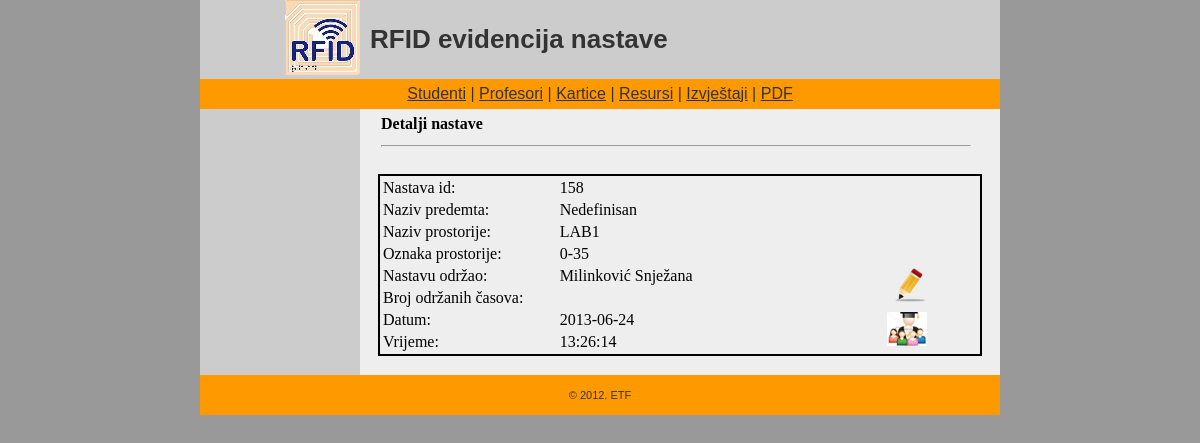
The page /?page=nastava_detalji&id=158 on the database its author committed.
### tables this page shows
CREATE TABLE IF NOT EXISTS `nastava` (
  `id` bigint(20) NOT NULL AUTO_INCREMENT,
  `resursi_id` int(11) DEFAULT NULL,
  `nastavnik_id` int(11) DEFAULT NULL,
  `predmet_id` int(11) DEFAULT NULL,
  `broj_casova` int(11) DEFAULT NULL,
  `datum` date NOT NULL,
  `vrijeme` time NOT NULL,
  PRIMARY KEY (`id`),
  KEY `fk_odrzava_u` (`resursi_id`),
  KEY `fk_predaje` (`nastavnik_id`),
  KEY `fk_se_odrzava` (`predmet_id`)
);

CREATE TABLE IF NOT EXISTS `predmet` (
  `id` int(11) NOT NULL AUTO_INCREMENT,
  `naziv_predmeta` varchar(100) DEFAULT NULL,
  `sifra_predmeta` varchar(20) DEFAULT NULL,
  `broj_predavanja` int(11) DEFAULT NULL,
  `broj_vjezbi` int(11) DEFAULT NULL,
  PRIMARY KEY (`id`)
);

CREATE TABLE IF NOT EXISTS `resursi` (
  `id` int(11) NOT NULL AUTO_INCREMENT,
  `naziv` varchar(100) DEFAULT NULL,
  `oznaka` varchar(10) DEFAULT NULL,
  `ip_adresa` varchar(20) DEFAULT NULL,
  PRIMARY KEY (`id`)
);

CREATE TABLE IF NOT EXISTS `nastavnik` (
  `id` int(11) NOT NULL AUTO_INCREMENT,
  `prezime` varchar(50) NOT NULL,
  `ime` varchar(50) NOT NULL,
  `username` varchar(50) DEFAULT NULL,
  `password` varchar(50) DEFAULT NULL,
  `email` text,
  `pol` text,
  `tip_korisnika` int(11) NOT NULL DEFAULT '3',
  PRIMARY KEY (`id`)
);

### pages/nastava_detalji.inc.php (the view, shortened to what this page needs)
<?php
    if(isset($_GET['id']))
    {
        $nastavaID = $_GET['id'];
    }
     $sqlQuery = "SELECT nastava.id, resursi.naziv AS prostorija_naziv, resursi.oznaka AS prostorija_oznaka, nastavnik.id AS prof_id, nastavnik.prezime AS prezime, nastavnik.ime AS ime, nastava.broj_casova, nastava.datum, nastava.vrijeme, predmet.naziv_predmeta
FROM nastava, resursi, nastavnik, predmet
WHERE nastava.nastavnik_id = nastavnik.id
AND nastava.resursi_id = resursi.id
AND nastava.predmet_id = predmet.id
AND nastava.id = $nastavaID";
    $sqlOrederBy = " ORDER BY id DESC";
    $sqlQuery .= $sqlOrederBy;
    $maxRows_comp = 5;
    $pageNum_comp = 0;
    $startRow_comp = $pageNum_comp * $maxRows_comp;
    $sqlQueryLimit = sprintf("%s LIMIT %d, %d", $sqlQuery, $startRow_comp, $maxRows_comp);
    $query_comp = mysql_query($sqlQueryLimit);
?>
<form action="" method="post" name="myform">
<table id="students" border="0">
<tr>
    <td colspan="6" align="left"><b>Detalji nastave</b></td>
</tr>
<tr>
    <td width="590"><hr></td>
</tr>
</table>
<?
$red = mysql_fetch_assoc($query_comp)
?>
<p>
    <div style="border: solid; border-width: 2px;">
                <table border="0" width="550">
                    <tr><td align="left">Nastava id:</td><td align="left"><? echo $red['id'] ?></td> <td width="200"></td></tr>
                    <? if($red['naziv_predmeta']== "---") {?>
                    <tr><td align="left">Naziv predemta:</td><td align="left"><a href="" onclick="OpenComponents('predmet_list.inc.php?p=1&nastava_id=<? echo $red['id']  ?>&prof_id=<? echo $red['prof_id'] ?>');" title="Izaberi predmet"><font color="#FF0000">Upisi predmet</font></a></td><td></td></tr>
                    <?}
                    else
                    {?>
                    <tr><td align="left">Naziv predemta:</td><td align="left"><? echo $red['naziv_predmeta'] ?></td><td></td></tr>
                    <? }?>
                    <tr><td align="left">Naziv prostorije:</td><td align="left"><? echo $red['prostorija_naziv'] ?></td><td></td></tr>
                    <tr><td align="left">Oznaka prostorije:</td><td align="left"><? echo $red['prostorija_oznaka'] ?> </td><td></td></tr>
                    <tr><td align="left">Nastavu održao:</td><td align="left"><? echo $red['prezime'].' '.$red['ime'] ?></td>
                    <td rowspan="2" align="right"><a href="?page=nastava_edit&id=<? echo $red['id'] ?>"><img src="images/edit_nastava.png" alt="Edit" title="Edit"></a></td></tr>
                    <tr><td align="left">Broj održanih časova:</td><td align="left"><? echo $red['broj_casova'] ?></td></tr>
                    <tr><td align="left">Datum:</td><td align="left"><? echo $red['datum'] ?></td>
                    <td rowspan="2" align="right"><a href="?page=nastava_studenti&id=<? echo $red['id'] ?>"><img src="images/students_manji.jpg" alt="studenti koji su prisustvovali" title="studenti koji su prisustvovali"></a></td></tr>
                    <tr><td align="left">Vrijeme:</td><td align="left"><? echo $red['vrijeme'] ?></td></tr>
                </table>
    </div>
</p>
</form>

### css/styles.css (style rules this page uses)
a:link { color: #333333; text-decoration: underline }

### rows shown on the page
nastava: id "158", predmet.naziv_predmeta "Nedefinisan", resursi.naziv "LAB1", resursi.oznaka "0-35", nastavnik.prezime "Milinković", nastavnik.ime "Snježana", datum "2013-06-24", vrijeme "13:26:14"
